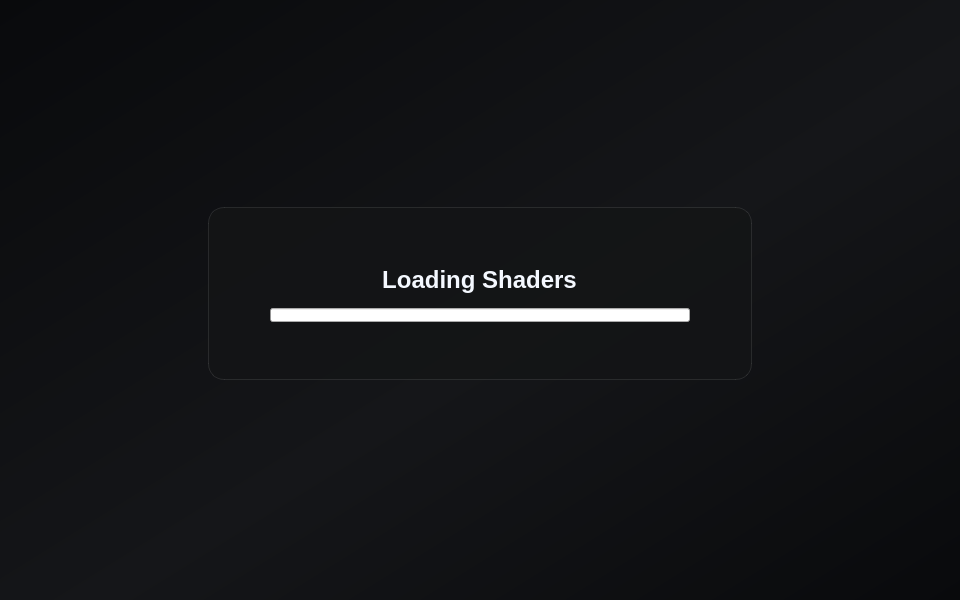
<?xml version="1.0" encoding="UTF-8"?>
<ui version="4.0">
 <class>LoadingScreen</class>
 <widget class="QWidget" name="LoadingScreen">
  <property name="geometry">
   <rect>
    <x>0</x>
    <y>0</y>
    <width>960</width>
    <height>600</height>
   </rect>
  </property>
  <property name="styleSheet">
   <string notr="true">QWidget#LoadingScreen {
    background-color: qlineargradient(x1:0, y1:0, x2:1, y2:1, stop:0 #090a0c, stop:0.55 #151619, stop:1 #090a0c);
}
QWidget#fade_parent {
    background-color: transparent;
}</string>
  </property>
  <layout class="QVBoxLayout">
   <property name="spacing">
    <number>0</number>
   </property>
   <property name="leftMargin">
    <number>0</number>
   </property>
   <property name="topMargin">
    <number>0</number>
   </property>
   <property name="rightMargin">
    <number>0</number>
   </property>
   <property name="bottomMargin">
    <number>0</number>
   </property>
   <item>
    <widget class="QWidget" name="fade_parent" native="true">
     <layout class="QVBoxLayout" name="verticalLayout_2">
      <property name="spacing">
       <number>0</number>
      </property>
      <property name="leftMargin">
       <number>48</number>
      </property>
      <property name="topMargin">
       <number>36</number>
      </property>
      <property name="rightMargin">
       <number>48</number>
      </property>
      <property name="bottomMargin">
       <number>36</number>
      </property>
      <item>
       <spacer name="topSpacer">
        <property name="orientation">
         <enum>Qt::Vertical</enum>
        </property>
        <property name="sizeHint" stdset="0">
         <size>
          <width>20</width>
          <height>40</height>
         </size>
        </property>
       </spacer>
      </item>
      <item alignment="Qt::AlignHCenter">
       <widget class="QFrame" name="loadingCard">
        <property name="minimumSize">
         <size>
           <width>544</width>

          <height>0</height>
         </size>
        </property>
        <property name="maximumSize">
         <size>
          <width>760</width>
          <height>16777215</height>
         </size>
        </property>
        <property name="styleSheet">
         <string notr="true">QFrame#loadingCard {
    background-color: rgba(19, 20, 22, 236);
    border: 1px solid rgba(255, 255, 255, 24);
    border-radius: 16px;
}</string>
        </property>
        <property name="frameShape">
         <enum>QFrame::NoFrame</enum>
        </property>
        <layout class="QVBoxLayout" name="verticalLayout">
         <property name="spacing">
          <number>14</number>
         </property>
         <property name="leftMargin">
          <number>34</number>
         </property>
         <property name="topMargin">
          <number>30</number>
         </property>
         <property name="rightMargin">
          <number>34</number>
         </property>
         <property name="bottomMargin">
          <number>28</number>
         </property>
         <item alignment="Qt::AlignHCenter">
          <widget class="QLabel" name="logo">
           <property name="styleSheet">
            <string notr="true">QLabel#logo {
    background-color: transparent;
}</string>
           </property>
           <property name="text">
            <string/>
           </property>
           <property name="alignment">
            <set>Qt::AlignCenter</set>
           </property>
          </widget>
         </item>
         <item alignment="Qt::AlignHCenter">
          <widget class="QLabel" name="stage">
           <property name="styleSheet">
            <string notr="true">QLabel {
    background-color: transparent;
    color: #f4f8ff;
    font-size: 24px;
    font-weight: 600;
}</string>
           </property>
           <property name="text">
            <string>Loading Shaders</string>
           </property>
           <property name="alignment">
            <set>Qt::AlignCenter</set>
           </property>
           <property name="wordWrap">
            <bool>true</bool>
           </property>
          </widget>
         </item>
         <item alignment="Qt::AlignHCenter">
          <widget class="QProgressBar" name="progress_bar">
           <property name="sizePolicy">
            <sizepolicy hsizetype="Expanding" vsizetype="Fixed">
             <horstretch>0</horstretch>
             <verstretch>0</verstretch>
            </sizepolicy>
           </property>
           <property name="minimumSize">
            <size>
             <width>420</width>
             <height>14</height>
            </size>
           </property>
           <property name="maximumSize">
            <size>
             <width>620</width>
             <height>14</height>
            </size>
           </property>
           <property name="value">
            <number>0</number>
           </property>
           <property name="textVisible">
            <bool>false</bool>
           </property>
           <property name="format">
            <string>%v / %m</string>
           </property>
          </widget>
         </item>
         <item alignment="Qt::AlignHCenter">
          <widget class="QLabel" name="value">
           <property name="toolTip">
            <string notr="true"/>
           </property>
           <property name="styleSheet">
            <string notr="true">QLabel {
    background-color: transparent;
    color: #b8b9bc;
    font-size: 13px;
    font-weight: 500;
}</string>
           </property>
           <property name="text">
            <string/>
           </property>
           <property name="alignment">
            <set>Qt::AlignCenter</set>
           </property>
          </widget>
         </item>
        </layout>
       </widget>
      </item>
      <item>
       <spacer name="middleSpacer">
        <property name="orientation">
         <enum>Qt::Vertical</enum>
        </property>
        <property name="sizeHint" stdset="0">
         <size>
          <width>20</width>
          <height>40</height>
         </size>
        </property>
       </spacer>
      </item>
      <item alignment="Qt::AlignRight|Qt::AlignBottom">
       <widget class="QLabel" name="banner">
        <property name="styleSheet">
         <string notr="true">QLabel {
    background-color: transparent;
}</string>
        </property>
        <property name="text">
         <string/>
        </property>
        <property name="alignment">
         <set>Qt::AlignCenter</set>
        </property>
       </widget>
      </item>
     </layout>
    </widget>
   </item>
  </layout>
 </widget>
 <resources/>
 <connections/>
</ui>
